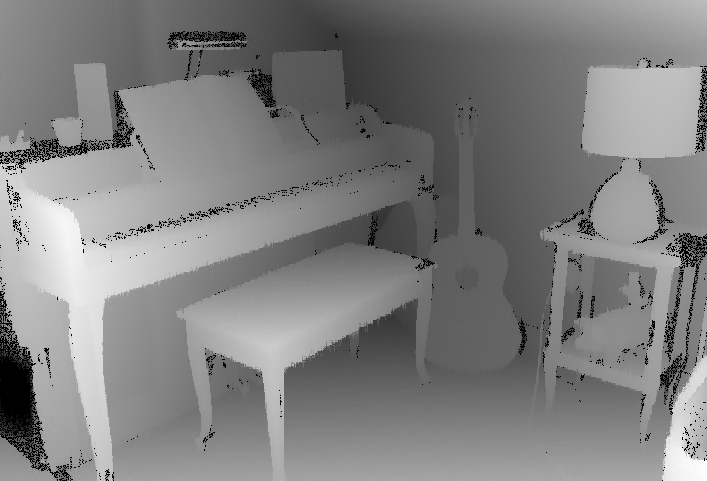
#> input picture data/Piano.png, 707 x 481 px
$ python visualization.py --input data/Piano.png
#> lines starting #> are read from the running program, lines starting #| are printed output that depends on the picture; after the words box and inside, x2 and y2 are one past the last pixel; in counts of white or black regions, pixels touching at a corner belong together
### src/hole_filling.py
import numpy as np
import cv2

class HF:
    def __init__(self, original, threshold=24, hole_dilate_iter=0, boundary_dilate_iter=1, dilate_kernel_size=(3,3)):
      self.original = original
      self.threshold = threshold
      self.hole_dilate_iter = hole_dilate_iter
      self.boundary_dilate_iter = boundary_dilate_iter
      self.dilate_kernel_size = dilate_kernel_size

    def get_original(self):
      return self.original

    def get_holes(self):
      return cv2.threshold(self.original, self.threshold, 255, cv2.THRESH_BINARY_INV)[1]

    def dilate(self, src, itr):
      kernel = np.ones(self.dilate_kernel_size, np.uint8)
      return cv2.dilate(src, kernel, iterations = itr)

    def get_cluster(self, img):
      label = cv2.connectedComponents(img)[1]
      return label

    def calc_filling_color(self, img, filter):
      candidates = img * filter
      pr, edge = np.histogram(candidates, bins=np.arange(self.threshold, 257, 1), density=True)
      # return edge[np.argmax(pr)]
      return np.sum(pr * edge[:-1])

    def repair(self):
      repaired = np.copy(self.original)

      holes = self.get_holes()
      holes = self.dilate(holes, self.hole_dilate_iter)
      num_label, holes_label = cv2.connectedComponents(holes)


      for i in range(1, num_label):

        hole = np.zeros(self.original.shape)
        hole[holes_label == i] = 1

        dilated = self.dilate(hole, self.boundary_dilate_iter)
        boundary = dilated - hole

        depth = self.calc_filling_color(self.original, boundary)
        repaired[holes_label == i] = depth

      return repaired

### visualization.py
import cv2
import numpy as np
from src.hole_filling import HF
import matplotlib.pyplot as plt
import argparse
import os

def parse_args():
  parser = argparse.ArgumentParser(description='depthInpainting')

  parser.add_argument('--input', default='', type=str)
  parser.add_argument('--output_dir', default='./visualization', type=str)
  parser.add_argument('--threshold', default=48, type=int)
  parser.add_argument('--hole_dilate_iter', default=1, type=int)
  parser.add_argument('--boundary_dilate_iter', default=1, type=int)
  parser.add_argument('--dilate_kernel_size', default=3, type=int)

  args = parser.parse_args()
  return args

def cluster(img):
  labels = cv2.connectedComponents(img)[1]
  label_hue = np.uint8(179*labels/np.max(labels))
  blank_ch = 255*np.ones_like(label_hue)
  labeled_img = cv2.merge([label_hue, blank_ch, blank_ch])
  labeled_img = cv2.cvtColor(labeled_img, cv2.COLOR_HSV2BGR)
  labeled_img[label_hue==0] = 0

  return labeled_img

def main(args):

  # params
  original = cv2.imread(args.input, cv2.IMREAD_GRAYSCALE)
#> original is the input picture: shape (481, 707); min 0, max 255, mean 127.9

  os.makedirs(args.output_dir, exist_ok=True)

  cv2.imwrite(f'{args.output_dir}/original.png', original)

  hf = HF(original, threshold=args.threshold, hole_dilate_iter=args.hole_dilate_iter, boundary_dilate_iter=args.boundary_dilate_iter, dilate_kernel_size=(args.dilate_kernel_size, args.dilate_kernel_size))

  holes = hf.get_holes()
#> in get_holes, `return cv2.threshold(self.original, self.threshold, 255, cv2.THRESH_BI..`:
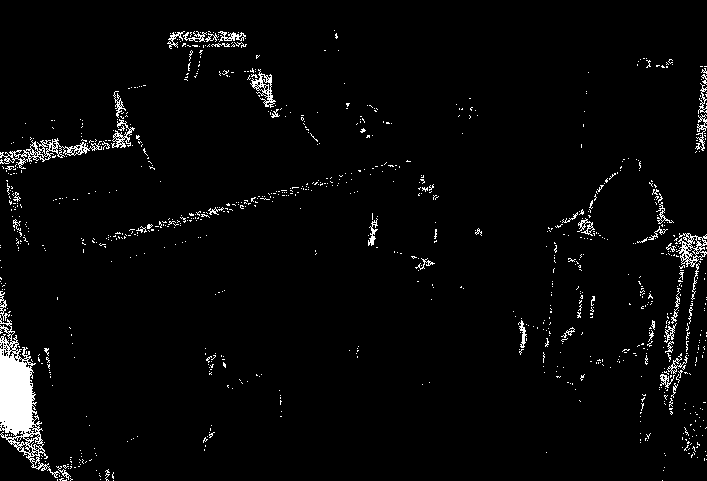
#> returned value: shape (481, 707); 3% white; 956 white regions (909 under 20 px), largest, box (x1, y1, x2, y2) and area: (0, 315, 60, 478) 3354, (0, 138, 102, 169) 718, (676, 233, 707, 267) 421

  cv2.imwrite(f'{args.output_dir}/holes.png', holes)

  holes_dilated = hf.dilate(holes, args.hole_dilate_iter)
#> in dilate, `return cv2.dilate(src, kernel, iterations = itr)`: returned value: shape (481, 707); 7.8% white; 241 white regions (145 under 20 px), largest, box (x1, y1, x2, y2) and area: (0, 276, 93, 481) 5495, (658, 232, 707, 416) 3289, (0, 90, 136, 176) 2858

  cv2.imwrite(f'{args.output_dir}/holes_dilated.png', holes_dilated)

  boundries = hf.dilate(holes_dilated, args.boundary_dilate_iter) - holes_dilated
#> in dilate (call 2), `return cv2.dilate(src, kernel, iterations = itr)`: returned value: shape (481, 707); 11.2% white; 156 white regions (2 under 20 px), largest, box (x1, y1, x2, y2) and area: (0, 275, 99, 481) 6406, (657, 231, 707, 417) 4194, (0, 89, 157, 177) 3743
#> boundries: shape (481, 707); 3.3% white in thin lines or dots

  cv2.imwrite(f'{args.output_dir}/boundries.png', boundries)

  holes_cluster = cluster(holes_dilated)
#> in cluster, `labels = cv2.connectedComponents(img)[1]`: labels: shape (481, 707) int32; 242 distinct labels, from 0 to 241

  cv2.imwrite(f'{args.output_dir}/holes_cluster.png', holes_cluster)

  boundries_cluster = cluster(boundries)
#> in cluster (call 2), `labels = cv2.connectedComponents(img)[1]`:
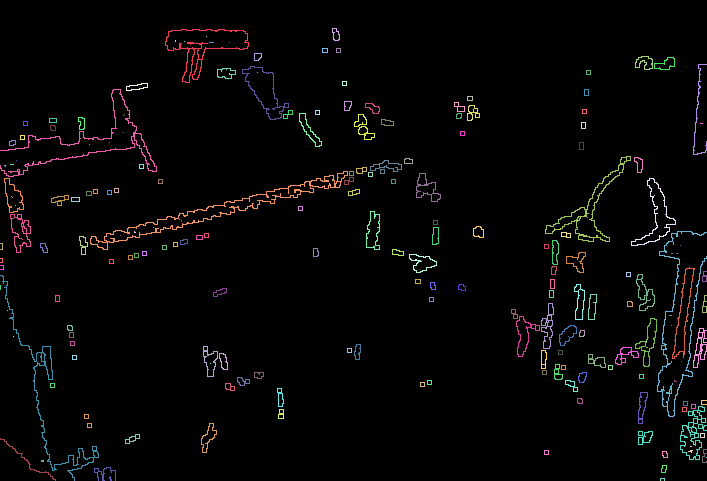
#> labels: shape (481, 707) int32; 195 distinct labels, from 0 to 194; one colour per label, 0 black
#> in cluster (call 2), `labeled_img = cv2.cvtColor(labeled_img, cv2.COLOR_HSV2BGR)`:
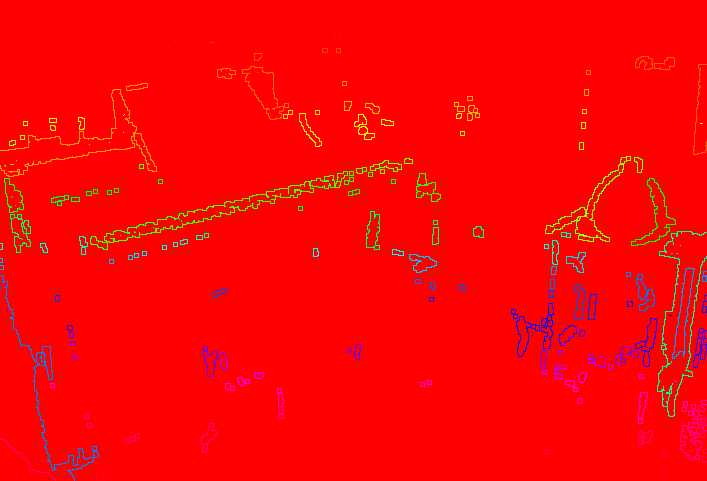
#> labeled_img: shape (481, 707, 3); mean B, G, R 3.7, 4.7, 250.4
#> in cluster (call 2), `labeled_img[label_hue==0] = 0`:
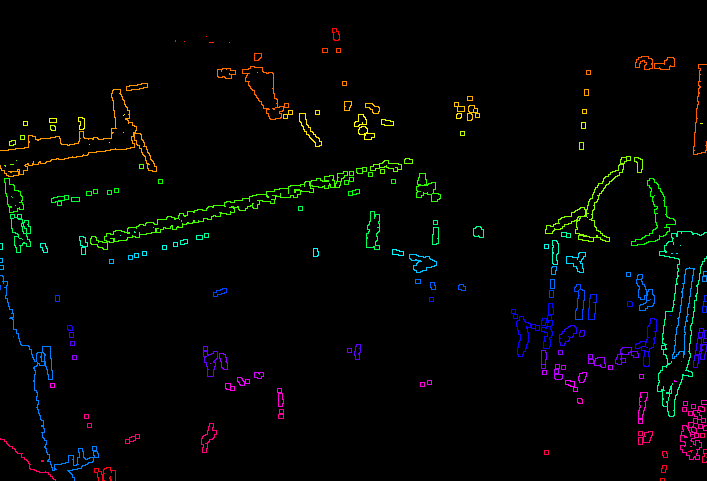
#> labeled_img: shape (481, 707, 3); mean B, G, R 3.7, 4.7, 3.5

  cv2.imwrite(f'{args.output_dir}/boundries_cluster.png', boundries_cluster)

  # create histogram
  num_label, boundries_label = cv2.connectedComponents(boundries)
#> num_label = 195
  inpainting_candidates = original[boundries_label == np.random.randint(num_label)]
#> inpainting_candidates = [189, 190, 186, 185, 185, 185, 189, 189, 190, 190, 189, 188, 182, 182, 181]
  plt.figure(figsize=(16, 9), dpi=300)
  plt.hist(inpainting_candidates, bins=np.arange(args.threshold, 257, 1), density=True)
  plt.xlabel("depth")
  plt.ylabel("Probability")
  plt.title("The Boundary Depth of One Hole")
  plt.savefig(f"{args.output_dir}/historgram.png", bbox_inches='tight')
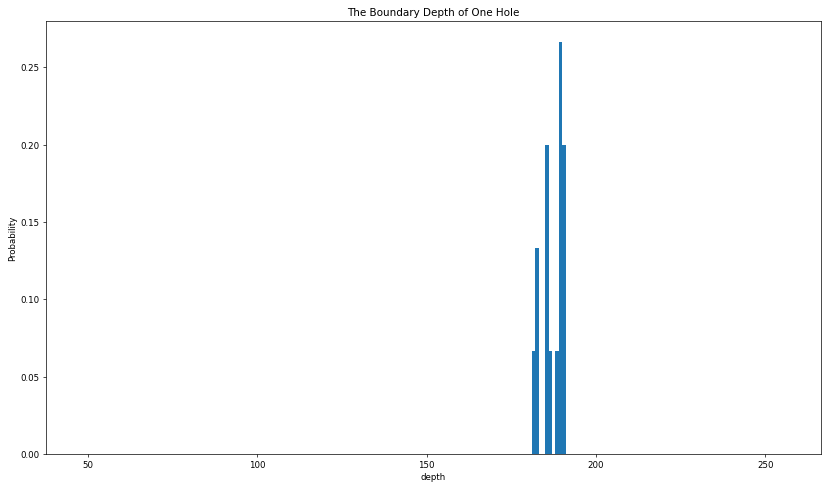
#> figure drawn by matplotlib, 1 panel; tallest bar 0.267 high, from x = 189 to 190

  repaired = hf.repair()
#> in repair, `num_label, holes_label = cv2.connectedComponents(holes)`: num_label = 242
#> the loop in repair, `for i in range(1, num_label): ` made 241 passes
#> depth on passes 1 to 3: 58.28, 109, 106.1
#> pass 1, in calc_filling_color, `candidates = img * filter`:
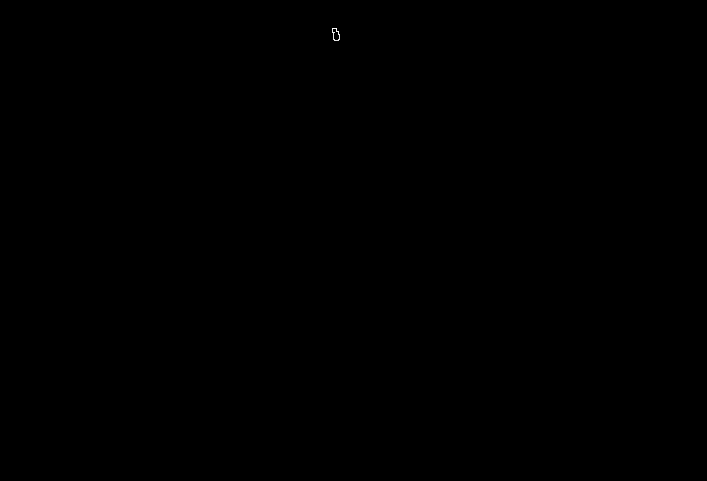
#> candidates: shape (481, 707) float64; min 0, max 63, mean 0; drawn with min black and max white
#> after the loop in repair, `for i in range(1, num_label):`: hole: shape (481, 707) float64; values 0 (black) and 1 (white), 0% white; 1 white region (1 under 20 px)
#> after the loop in repair, `for i in range(1, num_label):`:
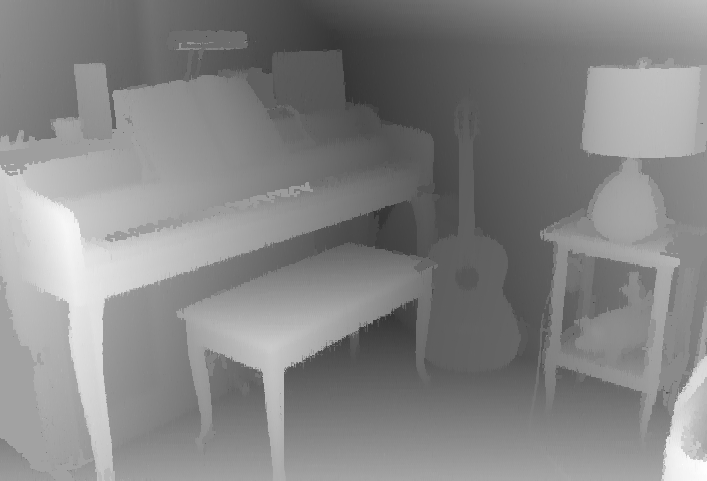
#> repaired: shape (481, 707); 7.72% of pixels changed, all inside (x1, y1, x2, y2) = (0, 29, 707, 481)
  cv2.imwrite(f'{args.output_dir}/repaired.png', repaired)

if __name__ == '__main__':
    args = parse_args()
    main(args)
